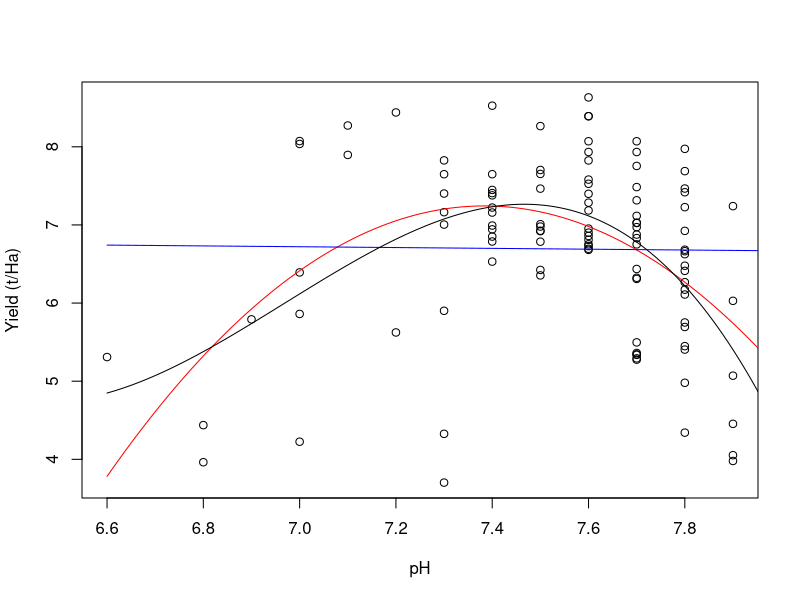
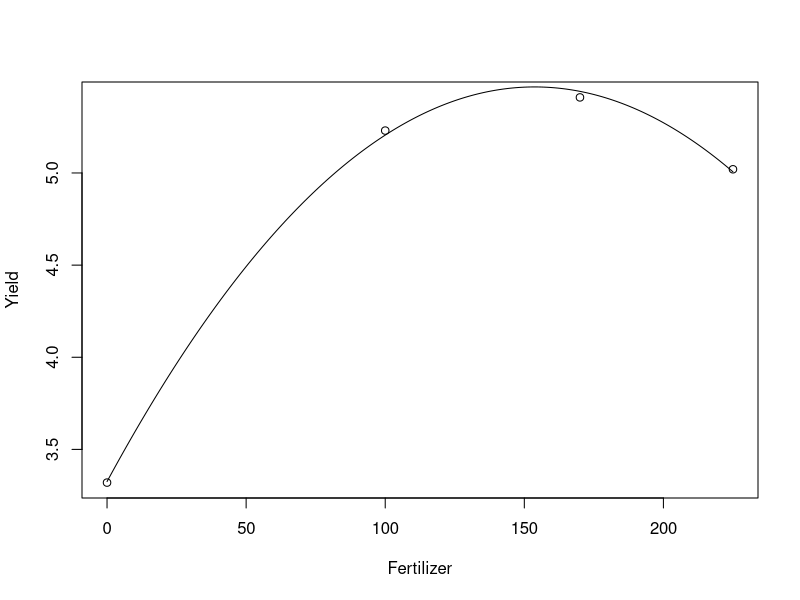
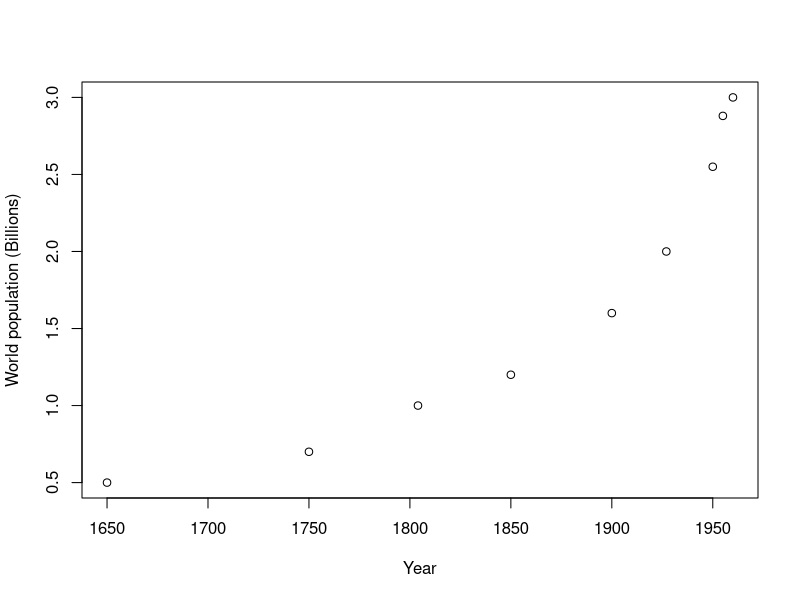
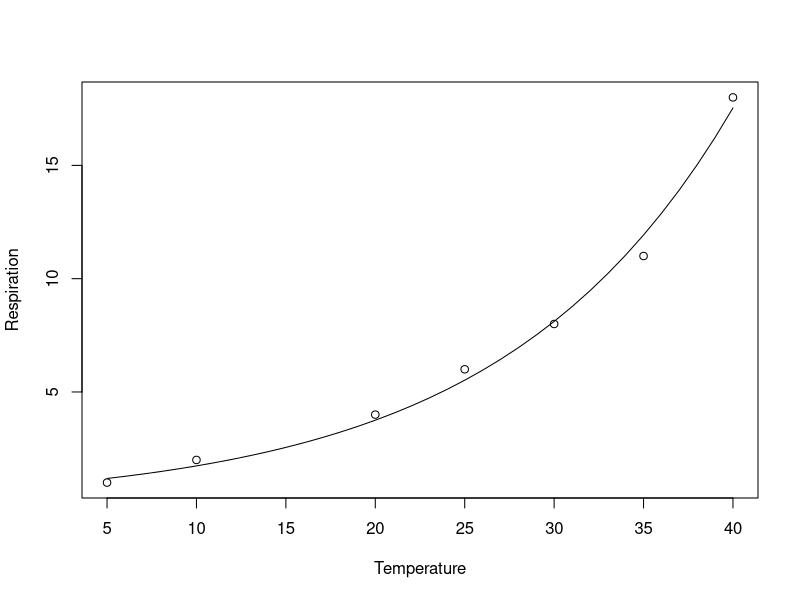
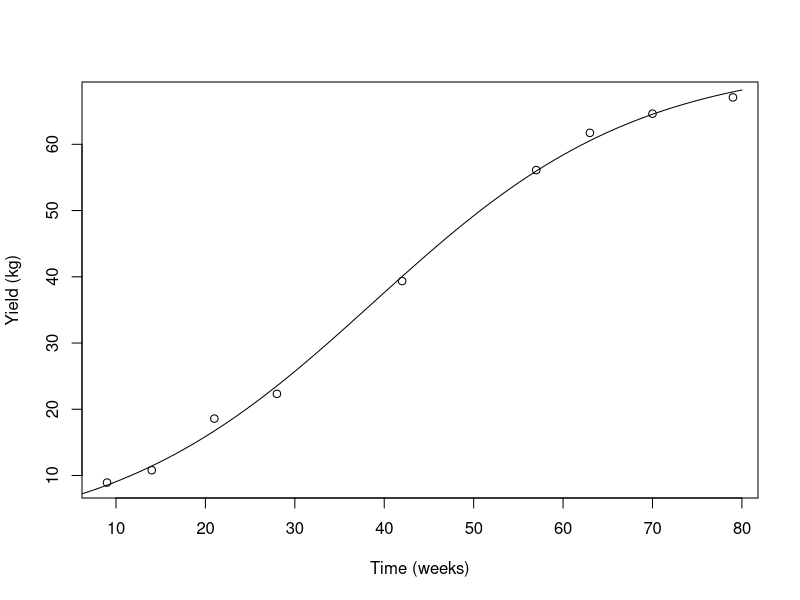

Write the R code that produced these figures, in order.
## ---- chunk 1
library(knitr)
library(kableExtra)
library(readxl)

knitr::opts_chunk$set(echo = TRUE) # change to TRUE for solutions, efficiency
#### STILL NEED to set eval=TRUE for solutions
## ---- chunk 2

soil <- read.csv("data/east_creek.csv", header = T)

soil.lin<-lm(yield ~ ph, data = soil)
soil.quad<-lm(yield ~ ph + I(ph^2), data = soil)
soil.cub<-lm(yield ~ ph + I(ph^2)+I(ph^3), data = soil)

#Makes predictions onto pH.new

ph.new<-seq(6.6,8.0,0.01)
pred.quad<-predict(soil.quad,list(ph=ph.new))
pred.cub<-predict(soil.cub,list(ph=ph.new))
pred.lin<-predict(soil.lin,list(ph=ph.new))

#Adds model fit to existing plots
plot(soil$ph,soil$yield,xlab="pH",ylab="Yield (t/Ha)") 
lines (ph.new,pred.quad,col="red")
lines (ph.new,pred.lin,col="blue")
lines (ph.new,pred.cub)


## ---- chunk 3

summary(soil.lin)

## ---- chunk 4

summary(soil.quad)

## ---- chunk 5

summary(soil.cub)

## ---- chunk 6

summmar <- summary(soil.cub)
summmar$coefficients

## ---- chunk 7

summmarq <- summary(soil.quad)
summmarq$coefficients
## ---- chunk 8
# create fertiliser and yield objects
fert<-c(0,100,170,225)
yield<-c(3.32,5.23,5.41,5.02)

# Fits a linear model and saves it to an object called lin.mod 
lin.mod<-lm(yield~fert)

# Summarises key features of model
summary(lin.mod)
## ---- chunk 9

# create a new variable which is the square of the fertilizer rates
fert2<-fert^2

# fit the quadratic model incorporating fert2
quad.mod<-lm(yield~fert+fert2)

summary(quad.mod)

## ---- chunk 10

# creates a sequence of numbers from 0 to 225 going up in increments of 1
new.fert<-seq(0,225,1) 

## ---- chunk 11
new.pred<-predict(quad.mod,list(fert=new.fert,fert2=new.fert^2))
## ---- chunk 12
plot(fert,yield,xlab='Fertilizer', ylab='Yield')
lines(new.fert,new.pred) #Adds lines to original plot
## ---- chunk 13
year<-c(1650,1750,1804,1850,1900,1927,1950,1955,1960)
pop<-c(0.5,0.7,1,1.2,1.6,2,2.55,2.88,3)
plot(year,pop,xlab="Year",ylab="World population (Billions)")


dt <- rbind(format(year, digits =1), pop)
row.names(dt) = c("Year", "Pop (billions)")

dt %>%
  kable() %>%
  kable_styling()
## ---- chunk 14

temp<-c(5,10,20,25,30,35,40)
respiration<-c(1,2,4,6,8,11,18)

##Initial parameters
exp.mod<-c(Bp=1.0,Cp=0.1)

##Fits exponential model
res.exp<-nls(respiration~Bp * exp(temp*Cp),start=exp.mod,trace=T)

##Summarise model
summary(res.exp)
## ---- chunk 15
#Plots raw data
plot(temp,respiration,xlab='Temperature',ylab='Respiration')

#Creates new dataset for predictions ( 5 to 40 at an interval of 1)
temp.new<-seq(5,40,1)

#Makes predictions onto temp.new
pred.exp<-predict(res.exp,list(temp=temp.new))

#Adds model fit to existing plots
lines (temp.new,pred.exp)
## ---- chunk 16
deviance(res.exp)
## ---- chunk 17
# Data input

week<-c(9,14,21,28,42,57,63,70,79)
yield<-c(8.93,10.80,18.59,22.33,39.35,56.11,61.73,64.62,67.08)

# Initial parameters
log.mod<-c(Cp=70.0,Bp=0.1,Mp=40.0)

# Fits logistic model
yld.log<-nls(yield~Cp/(1+exp(-Bp*(week-Mp))),start=log.mod,trace=T)

## ---- chunk 18
#Creates new dataset for predictions ( 5 to 40 at an interval of 1)
week.new<-seq(0,80,1)

#Makes predictions onto temp.new
pred.log<-predict(yld.log,list(week=week.new))

#Adds model fit to existing plots
plot(week,yield,xlab='Time (weeks)',ylab='Yield (kg)')
lines (week.new,pred.log)

## ---- chunk 19
#Examine model
summary(yld.log)
